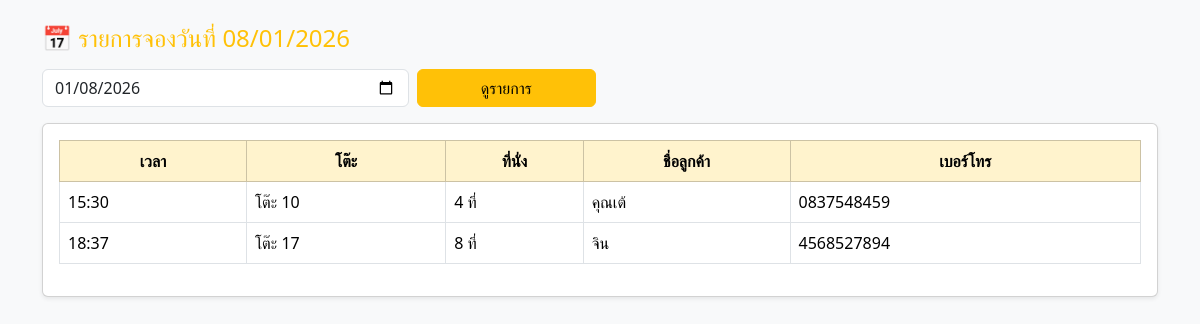
Screenshot of /staffpage/lists.php?date=2026-01-08 with the database file from the repository.
### tables this page shows
CREATE TABLE `reservations` (
  `id` int(11) NOT NULL,
  `customer_name` varchar(100) NOT NULL,
  `phone` varchar(20) DEFAULT NULL,
  `table_id` int(11) NOT NULL,
  `reservation_date` date NOT NULL,
  `reservation_time` time NOT NULL,
  `status` enum('confirmed','cancelled','completed') DEFAULT 'confirmed',
  `completed_at` datetime DEFAULT NULL,
  `created_by` int(11) DEFAULT NULL,
  `created_at` timestamp NOT NULL DEFAULT current_timestamp()
);

CREATE TABLE `tables` (
  `id` int(11) NOT NULL,
  `table_number` varchar(10) NOT NULL,
  `seat` int(11) NOT NULL,
  `position_x` int(11) NOT NULL,
  `position_y` int(11) NOT NULL,
  `status` enum('available','reserved','using') DEFAULT 'available'
);

### staffpage/lists.php (the view, shortened to what this page needs)
<?php
require_once __DIR__ . "/../config/db.php";
$selected_date = $_GET['date'] ?? date('Y-m-d');
$sql = "
SELECT r.*, t.table_number, t.seat
FROM reservations r
JOIN tables t ON r.table_id = t.id
WHERE r.reservation_date = ?
AND r.status = 'confirmed'
ORDER BY r.reservation_time ASC
";
$stmt = $conn->prepare($sql);
$stmt->bind_param("s", $selected_date);
$stmt->execute();
$result = $stmt->get_result();
?>
<!DOCTYPE html>
<html lang="th">
<head>
<link rel="stylesheet" href="../bootstrap/css/bootstrap.min.css">
</head>
<body class="bg-light">
<div class="container my-4">
<h4 class="mb-3 text-warning">
📅 รายการจองวันที่ <?= date('d/m/Y', strtotime($selected_date)); ?>
</h4>
<form method="get" class="row g-2 mb-3">
    <div class="col-md-4">
        <input type="date"
               name="date"
               value="<?= $selected_date; ?>"
               class="form-control">
    </div>
    <div class="col-md-2">
        <button class="btn btn-warning w-100">
            ดูรายการ
        </button>
    </div>
</form>
<div class="card shadow-sm">
<div class="card-body">
<?php if ($result->num_rows == 0): ?>
    <div class="alert alert-info text-center">
        ไม่มีรายการจองในวันที่เลือก
    </div>
<?php else: ?>
<table class="table table-bordered table-hover align-middle">
<thead class="table-warning text-center">
<tr>
    <th>เวลา</th>
    <th>โต๊ะ</th>
    <th>ที่นั่ง</th>
    <th>ชื่อลูกค้า</th>
    <th>เบอร์โทร</th>
</tr>
</thead>
<tbody>
<?php while($row = $result->fetch_assoc()): ?>
<tr>
    <td><?= substr($row['reservation_time'], 0, 5); ?></td>
    <td>โต๊ะ <?= $row['table_number']; ?></td>
    <td><?= $row['seat']; ?> ที่</td>
    <td><?= htmlspecialchars($row['customer_name']); ?></td>
    <td><?= htmlspecialchars($row['phone']); ?></td>
</tr>
<?php endwhile; ?>
</tbody>
</table>
<?php endif; ?>
</div>
</div>
</div>
</body>
</html>

### rows the page displays
reservations: reservation_time "15:30", table.table_number "10", table.seat "4", customer_name "คุณเต้", phone "0837548459"
reservations: reservation_time "18:37", table.table_number "17", table.seat "8", customer_name "จิน", phone "4568527894"
